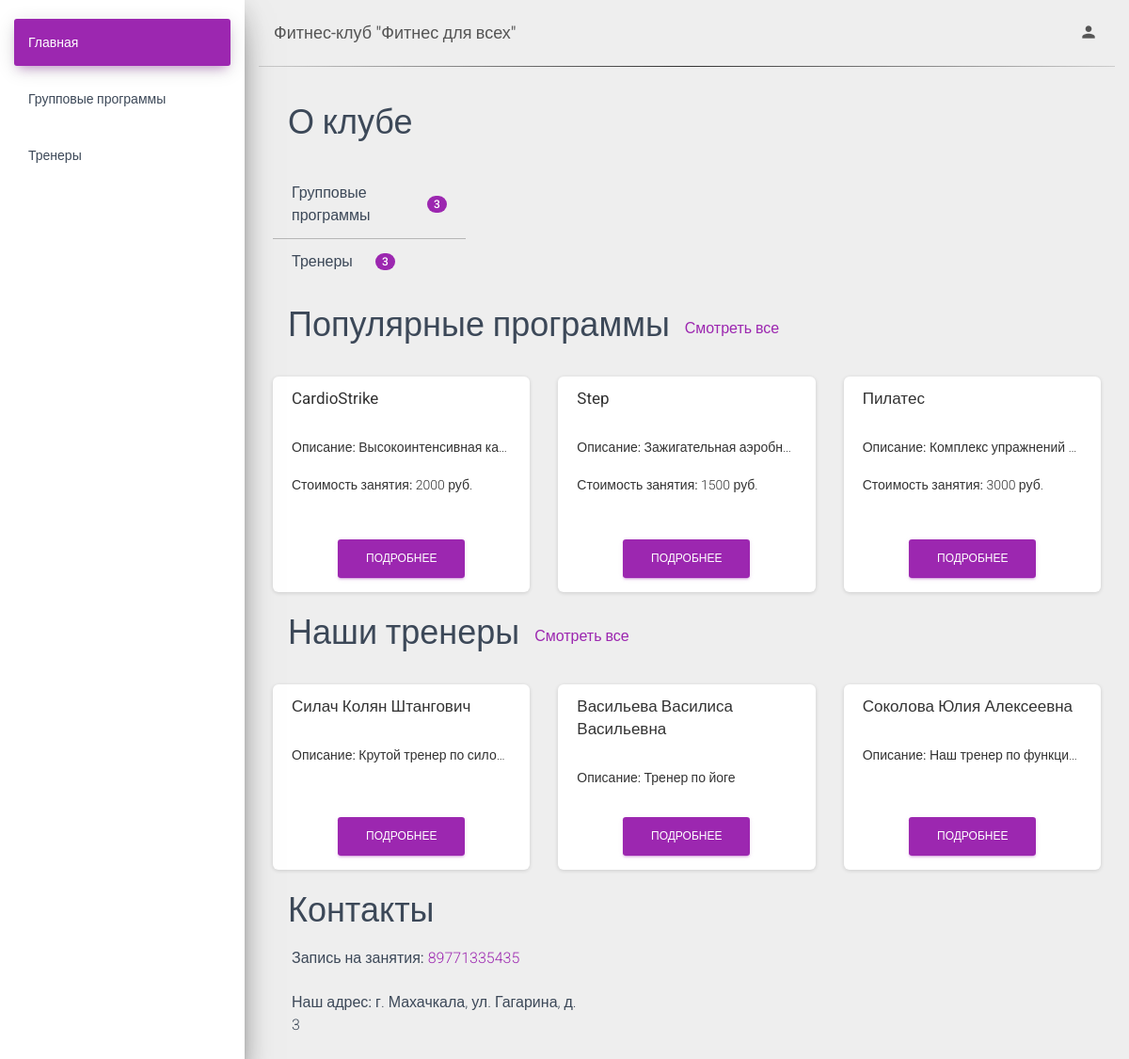
The page / on the database its author committed.
### apps/common/models.py (models this page shows, shortened)
class Program(models.Model):
    name = models.CharField(max_length=500, null=False, blank=False, unique=True)
    description = models.CharField(max_length=1000, null=True, blank=True)
    cost = models.IntegerField(null=True, blank=True)
    class Meta:
        ordering = ["name"]

class Trainer(models.Model):
    fitness_employee = models.OneToOneField(Employee, on_delete=models.RESTRICT)
    description = models.CharField(max_length=1000, null=True, blank=True)

class Employee(models.Model):
    fitness_user = models.OneToOneField(FitnessUser, on_delete=models.RESTRICT)
    position = models.ForeignKey(Position, on_delete=models.RESTRICT)
    employment_history_book_id = models.CharField(max_length=7, null=True, blank=True)
    class Meta:
        ordering = ["position", "fitness_user__full_name"]

class FitnessUser(models.Model):
    SEX = (
        ("м", "Мужской"),
        ("ж", "Женский"),
        ("н", "Не указано"),
    )
    user = models.OneToOneField(User, on_delete=models.RESTRICT, default=None)
    full_name = models.CharField(max_length=255)
    gender = models.CharField(max_length=1, choices=SEX, blank=True, default="н")
    phone_number = models.CharField(max_length=11, null=True, blank=True)
    birth_date = models.DateField(null=True, blank=True)
    class Meta:
        ordering = ["full_name"]

### apps/common/views.py (the view)
# urls.py: re_path(r'^$', views.index, name='index'),
def index(request):
    fitness_program_amount = model_records_amount(Program)
    trainer_amount = model_records_amount(Trainer)
    fitness_program_list = get_top_records(Program, amount=3)
    trainer_list = get_top_records(Trainer, amount=3)
    return render(
        request,
        'index.html',
        context={
            "fitness_program_amount": fitness_program_amount,
            "trainer_amount": trainer_amount,
            "fitness_program_list": fitness_program_list,
            "trainer_list": trainer_list,
        })

### apps/common/services.py (called while the page is built)
def model_records_amount(model) -> int:
    return model.objects.count()

def get_top_records(model, amount: int):
    return model.objects.filter()[:amount]

### templates/common/index.html (shortened to what this page needs)
{% extends "base.html" %}
{% load static %}
{% block content %}
    <div>
        <h2 class="p-3">О клубе</h2>
        <ul class="list-group list-group-flush col-sm-3">
            <li class="list-group-item d-flex align-items-center border-top-0">
                Групповые программы <span
                    class="ml-4 badge badge-primary badge-pill">{{ fitness_program_amount }}</span>
            </li>
            <li class="list-group-item d-flex align-items-center">
                Тренеры <span class="ml-4 badge badge-primary badge-pill">{{ trainer_amount }}</span>
            </li>
        </ul>
    </div>
    <div>
        <div class="d-flex justify-content-evenly align-items-center">
            <h2 class="p-3">Популярные программы</h2>
            <a class="" href="{% url 'programs' %}">Смотреть все</a>
        </div>
        <div class="card-deck">
            {% for program in fitness_program_list %}
                <div class="card mt-1">
                    <h5 class="card-header"><b>{{ program.name }}</b></h5>
                    <div class="card-body">
                        <p class="card-text text-truncate"><strong>Описание:</strong> {{ program.description }}</p>
                        <p class=card-text"><strong>Стоимость занятия:</strong> {{ program.cost }} руб.</p>
                    </div>
                    <div class="card-footer d-flex justify-content-center">
                        <a class="btn btn-primary" href="{% url 'program-detail' pk=program.id %}">Подробнее</a>
                    </div>
                </div>
            {% endfor %}
        </div>
    </div>
    <div>
        <div class="d-flex justify-content-evenly align-items-center">
            <h2 class="p-3">Наши тренеры</h2>
            <a class="" href="{% url 'trainers' %}">Смотреть все</a>
        </div>
        <div class="card-deck">
            {% for trainer in trainer_list %}
                <div class="card mt-1">
                    <h5 class="card-header"><b>{{ trainer.fitness_employee.fitness_user.full_name }}</b></h5>
                    <div class="card-body">
                        <p class="card-text text-truncate"><strong>Описание:</strong> {{ trainer.description }}</p>
                    </div>
                    <div class="card-footer d-flex justify-content-center">
                        <a class="btn btn-primary" href="{% url 'trainer-detail' pk=trainer.id %}">Подробнее</a>
                    </div>
                </div>
            {% endfor %}
        </div>
    </div>
    <div>
        <h2 class="pt-3 pl-3 pr-3 pb-0 mb-0">Контакты</h2>
        <ul class="list-group list-group-flush col-sm-5">
            <li class="list-group-item border-0"><b>Запись на занятия:</b> <a href="tel:88005553535">89771335435</a>
            </li>
            <li class="list-group-item border-0"><b>Наш адрес:</b> г. Махачкала, ул. Гагарина, д. 3</li>
        </ul>
    </div>
{% endblock %}

### templates/base.html (shortened to what this page needs)
{% load static %}
<!DOCTYPE html>
<html lang="en">
<head>
    <link rel="stylesheet" href="https://maxcdn.bootstrapcdn.com/font-awesome/latest/css/font-awesome.min.css">
    <link href="/static/assets/css/material-dashboard.css" rel="stylesheet"/>
    <link href="/static/assets/css/custom.css" rel="stylesheet"/>
</head>
<body class="">
<div class="wrapper">
    {% include 'sidebar.html' %}
    <div class="main-panel">
        {% include 'navigation.html' %}
        <div class="content pt-0">
            <hr style="border: 0; height: 1px; background: #333 linear-gradient(to right, #ccc, #333, #ccc);"/>
            <div class="container-fluid">
                {% block content %}{% endblock content %}
            </div>
        </div>
    </div>
</div>
</body>
</html>

### templates/sidebar.html (shortened to what this page needs)
{% url 'programs' as programs %}
{% url 'trainers' as trainers %}
<div class="sidebar" data-color="purple" data-background-color="white">
    <div class="sidebar-wrapper">
        <ul class="nav">
            <li class="nav-item {% if request.path == '/' %}active{% endif %}">
                <a class="nav-link" href="/">
                    <p>Главная</p>
                </a>
            </li>
            <li class="nav-item {% if request.path == programs %}active{% endif %}">
                <a class="nav-link" href="{{ programs }}">
                    <p style="text-transform: none">Групповые программы</p>
                </a>
            </li>
            <li class="nav-item {% if request.path == trainers %}active{% endif %}">
                <a class="nav-link" href="{{ trainers }}">
                    <p>Тренеры</p>
                </a>
            </li>
        </ul>
    </div>
</div>

### templates/navigation.html (shortened to what this page needs)
<nav class="navbar navbar-expand-lg navbar-transparent navbar-absolute fixed-top" style="">
    <div class="container-fluid">
        <div class="navbar-wrapper">
            <a class="navbar-brand" href=""><strong>Фитнес-клуб "Фитнес для всех"</strong></a>
        </div>
        <div class="collapse navbar-collapse justify-content-end">
            <ul class="navbar-nav">
                <li class="nav-item dropdown">
                    <a class="nav-link" href="" id="navbarDropdownProfile" data-toggle="dropdown"
                       aria-haspopup="true" aria-expanded="false">
                        <i class="material-icons">person</i>
                    </a>
                </li>
            </ul>
        </div>
    </div>
</nav>

### static/assets/css/custom.css (style rules this page uses)
.list-group-flush:first-child, .list-group-item:first-child { border-top: 0; }

### rows shown on the page
Program: name "CardioStrike", description "Высокоинтенсивная ка…", cost "2000"
Program: name "Step", description "Зажигательная аэробн…", cost "1500"
Program: name "Пилатес", description "Комплекс упражнений…", cost "3000"
Trainer: fitness_employee.fitness_user.full_name "Силач Колян Штангович", description "Крутой тренер по сило…"
Trainer: fitness_employee.fitness_user.full_name "Васильева Василиса Васильевна", description "Тренер по йоге"
Trainer: fitness_employee.fitness_user.full_name "Соколова Юлия Алексеевна", description "Наш тренер по функци…"

### other values the page prints
{{ fitness_program_amount }} "3"
{{ trainer_amount }} "3"
